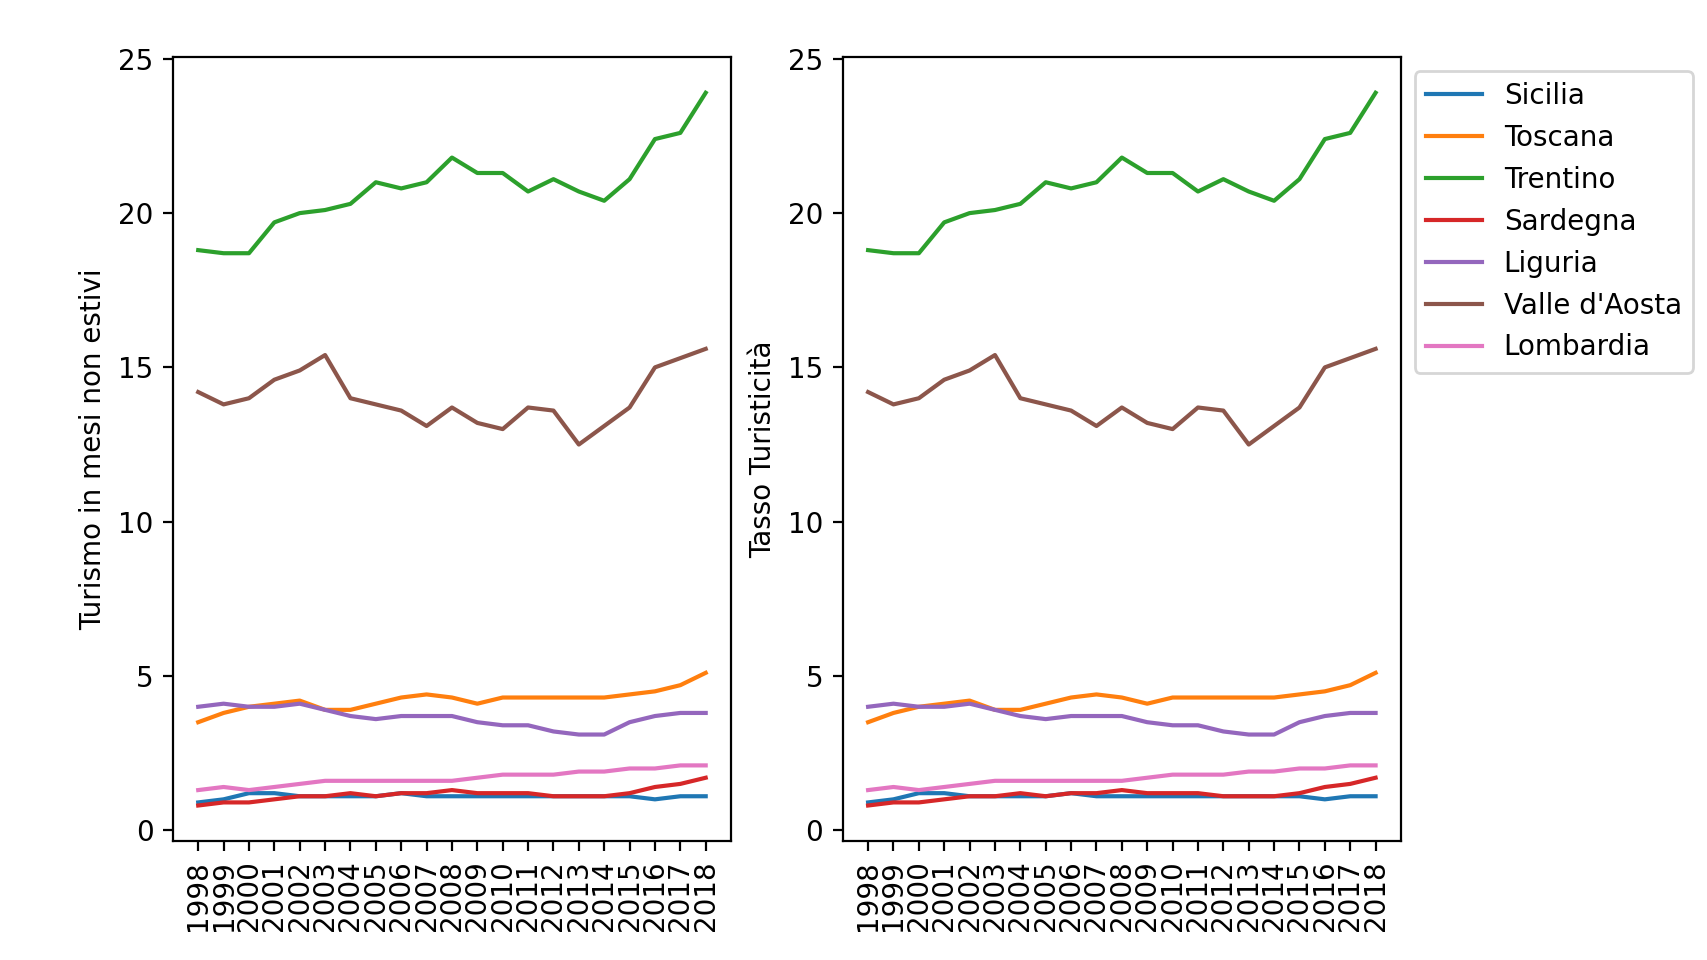

The Python source for this figure:

import pandas as pd
import matplotlib.pyplot as plt

tasso_turismo = pd.read_csv("dataset/turismo/tasso_turismo.csv", sep=';')
tasso_turismo.index = tasso_turismo['regione']
tasso_turismo.pop('regione')
mesi_non_estivi = tasso_turismo.transpose()

mesi_non_estivi = pd.read_csv("dataset/turismo/mesi_non_estivi.csv", sep=';')
mesi_non_estivi.index = mesi_non_estivi['regione']
mesi_non_estivi.pop('regione')
mesi_non_estivi = mesi_non_estivi.transpose()

regioni = ['Sicilia', 'Toscana', 'Trentino', 'Sardegna', 'Liguria', 'Valle d\'Aosta', 'Lombardia']

plt.subplot(1,2,1)
t = mesi_non_estivi[regioni]
plt.plot(t)
plt.ylabel("Turismo in mesi non estivi")
plt.xticks(rotation = 90)

plt.subplot(1,2,2)
t2 = mesi_non_estivi[regioni]
plt.plot(t2)
plt.ylabel("Tasso Turisticità")
plt.legend(regioni, bbox_to_anchor=(1,1), loc="upper left")
plt.xticks(rotation = 90)
plt.show()
